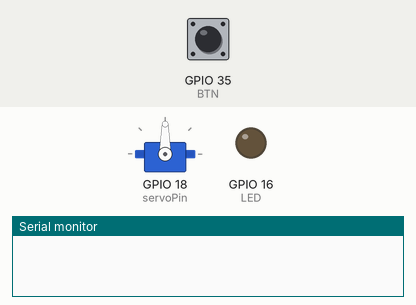
Recording of a sketch running on a simulated ESP32. Shown: servo, output pins drawn as LEDs (lit = HIGH), the last lines printed to the serial monitor. The inputs (shaded band) are chosen by the test bench; at power-on: GPIO 35 (BTN) HIGH.

Above: at 1.2 s.
1.3 s: GPIO 35 (BTN) pulled LOW for 0.15 s
At 1.45 s:
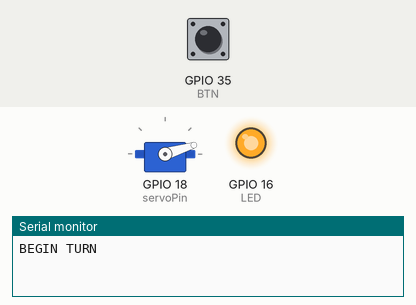
4.3 s: GPIO 35 (BTN) pulled LOW for 1 s
At 5.2 s:
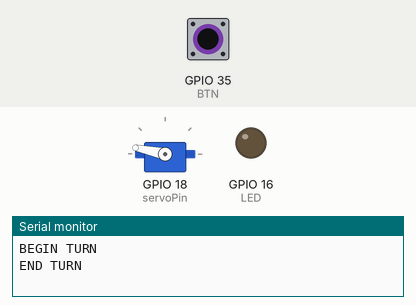
6.8 s: GPIO 35 (BTN) pulled LOW for 0.15 s
At 7.25 s:
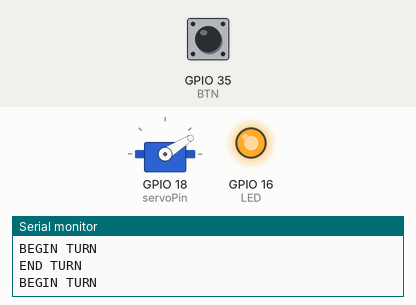
9.9 s: GPIO 35 (BTN) pulled LOW for 3.2 s
At 10.5 s:
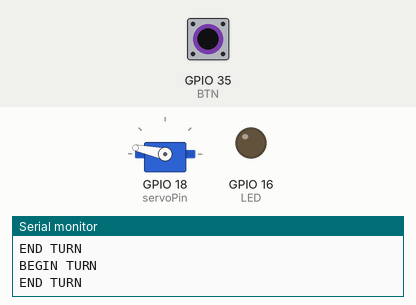
14.6 s: GPIO 35 (BTN) pulsed LOW 2 times (0.12 s each, 0.3 s apart)
At 15.07 s:
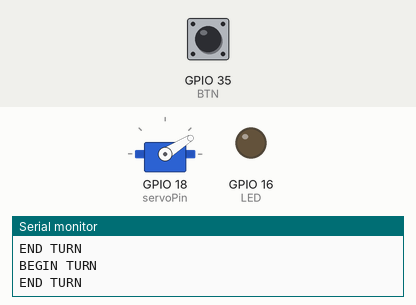
Timing chart, 0 to 18.6 s (numbered marks = the images above; inputs shaded):
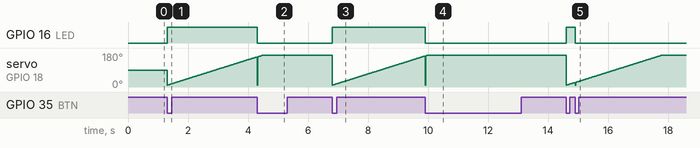

The sketch:

Lab06_2.ino
```cpp
#include <ESP32Servo.h>

#define BTN 35

Servo myservo;
// Recommended PWM GPIO pins on the ESP32 include 2,4,12-19,21-23,25-27,32-33
const int LED = 16;
const int servoPin = 18;
int pos = 0;

bool prevState = false;
bool prevLEDState = false;

const int freq = 60;
const int ledChannel = 0;
const int resolution = 8;

portMUX_TYPE synch = portMUX_INITIALIZER_UNLOCKED;
void IRAM_ATTR IO_INT_ISR()
{
  portENTER_CRITICAL(&synch);
  // Toggle The LED

  if(digitalRead(LED) && !digitalRead(BTN)){
    digitalWrite(LED, LOW);
    myservo.write(10);
    delay(20);
    Serial.println("END TURN");
  }

  portEXIT_CRITICAL(&synch);
}

void setup() {
  Serial.begin(9600);
  pinMode(BTN, INPUT);
  pinMode(LED, OUTPUT);
  myservo.attach(servoPin);
  attachInterrupt(BTN, IO_INT_ISR, FALLING);
}

void loop() {
  if(prevState && !digitalRead(BTN) && !prevLEDState){
    prevState = false;

    Serial.println("BEGIN TURN");

digitalWrite(LED, HIGH);
    for (pos = 10; pos <= 168; pos += 1) {
      myservo.write(pos);
      delay(20);
    }

  } else { prevState = digitalRead(BTN); }
  prevLEDState = digitalRead(LED);
  delay(10);
}
```

Measured:
- after the input at 1.3 s, GPIO 16 (LED): LOW → HIGH at once
- after the input at 4.3 s, GPIO 16 (LED): HIGH → LOW at once
- after the input at 6.8 s, GPIO 16 (LED): LOW → HIGH at once
- after the input at 9.9 s, GPIO 16 (LED): HIGH → LOW at once
- after the input at 14.6 s, GPIO 16 (LED): LOW → HIGH at once, → LOW 0.29 s later
